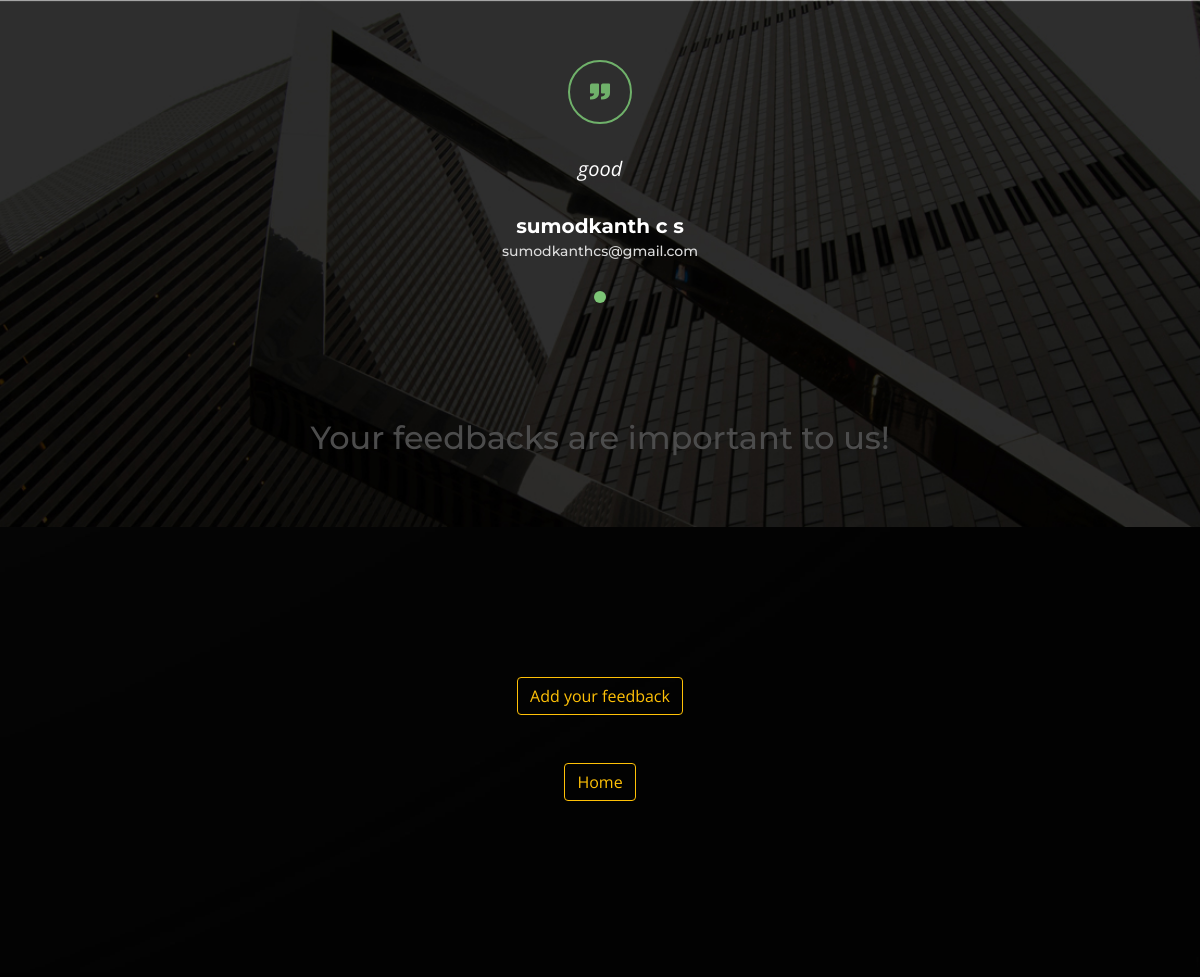
/accounts/feedies/, run on the app's committed database.
### accounts/models.py (models this page shows, shortened)
class Feedback(models.Model):
    name = models.CharField(max_length=100)
    email = models.EmailField()
    message = models.TextField()
    created_at = models.DateTimeField(auto_now_add=True)

### accounts/views.py (the view)
# urls.py: path('feedies/', feedback, name='feedback'),
def feedback(request):
    feedback_data = Feedback.objects.all()
    return render(request, 'thankyou.html', {'feedback_data': feedback_data})

### accounts/templates/thankyou.html (shortened to what this page needs)
<!DOCTYPE html>
<html lang="en">
{% load static %}
<head>
    <link rel="stylesheet" href="{% static 'assets/vendor/aos/aos.css' %}">
    <link rel="stylesheet" href="{% static 'assets/vendor/bootstrap/css/bootstrap.min.css' %}">
    <link rel="stylesheet" href="{% static 'assets/vendor/bootstrap-icons/bootstrap-icons.css' %}">
    <link rel="stylesheet" href="{% static 'assets/vendor/boxicons/css/boxicons.min.css' %}">
    <link rel="stylesheet" href="{% static 'assets/vendor/glightbox/css/glightbox.min.css' %}">
    <link rel="stylesheet" href="{% static 'assets/vendor/swiper/swiper-bundle.min.css' %}">
    <link rel="stylesheet" href="{% static 'assets/css/style.css' %}">
</head>
<body>
    <div class="bg-img">
        <img src="{% static 'images/peakpx.jpg' %}" alt="no image" width="100%">
    </div>
    <div id="testimonials" class="testimonials">
        <div class="container" >
            <div class="quote-icon">
                <i class="bx bxs-quote-right"></i>
            </div>
            <div class="testimonials-slider swiper-container" data-aos="fade-up" data-aos-delay="100">
                <div class="swiper-wrapper">
                    {% for feedback_item in feedback_data %}
                    <div class="swiper-slide">
                        <div class="testimonial-item">
                            <p>{{ feedback_item.message }}</p>
                            <h3>{{ feedback_item.name }}</h3>
                            <h4>{{ feedback_item.email }}</h4>
                        </div>
                    </div>
                    {% endfor %}
                </div>
                <div class="swiper-pagination"></div>
            </div>
            <div class="last">
              <h2>Your feedbacks are important to us!</h2>
            </div>
        </div>
    </div>
                <div class="call-to-action-container">
                <div style="height: 300px;">
                  <div style="text-align: center;">
                      <a href="{% url 'feedbacks' %}" class="btn btn-outline-warning" role="button">Add your feedback</a><br><br><br>
                      <a href="{% url 'h' %}" class="btn btn-outline-warning" role="button">Home</a>
                  </div>
              </div>
            </div>
</body>
</html>

### accounts/static/assets/css/style.css (style rules this page uses)
body { font-family: "Open Sans", sans-serif; color: #555555; }
a { text-decoration: none; color: #7cc576; }
h1, h2, h3, h4, h5, h6 { font-family: "Montserrat", sans-serif; }
.testimonials { padding: 60px 0; background: url("../img/testimonials-bg.jpg") no-repeat; background-position: center center; background-size: cover; position: relative; }
.testimonials::before { content: ""; position: absolute; left: 0; right: 0; top: 0; bottom: 0; background: rgba(0, 0, 0, 0.1); }
.testimonials .quote-icon { text-align: center; margin-bottom: 30px; }
.testimonials .quote-icon i { color: #7cc576; font-size: 24px; padding: 18px; border-radius: 50px; border: 2px solid #7cc576; }
.testimonials .testimonial-item { text-align: center; color: #fff; }
.testimonials .testimonial-item p { font-style: italic; margin: 0 auto 30px auto; font-size: 20px; }
.testimonials .testimonial-item h3 { font-size: 20px; font-weight: bold; margin: 10px 0 5px 0; color: #fff; }
.testimonials .testimonial-item h4 { font-size: 14px; color: #ddd; margin: 0 0 15px 0; }
.testimonials .swiper-pagination { margin-top: 20px; position: relative; }
@media (min-width: 992px) { .testimonials .testimonial-item p { width: 80%; } }

### accounts/templates/thankyou.html (style rules this page uses)
.call-to-action-container { margin-top: 150px; }
.last { text-align: center; margin-top: 100px; margin-bottom: 10px; }
.bg-img { bottom:0px; width:100%; position: fixed; object-fit: fill; z-index: -1; }

### data on the page
Feedback: message "good", name "sumodkanth c s", email "sumodkanthcs@gmail.com"
